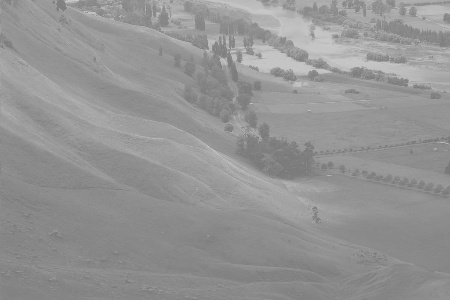
#> input picture Computer Assignment 1/data/wiki.jpg, 450 x 300 px, found by its file name
$ python histogram-operations.py
#> lines starting #> are read from the running program, lines starting #| are printed output that depends on the picture
import cv2
import numpy as np
from matplotlib import pyplot as plt

wiki = cv2.imread('wiki.jpg', cv2.IMREAD_GRAYSCALE)
#> wiki is the input picture: shape (300, 450); min 116, max 204, mean 147.9
hist, bins = np.histogram(wiki.flatten(), 256, [0, 256])
#> hist = 256 values, max 5715 at index 137, min 0 at index 0, mean 527.3; bins = 257 values from 0 to 256
cdf = hist.cumsum()
#> cdf = 256 values from 0 to 135000
cdf_norm = cdf * 255 / cdf[-1]
#> cdf_norm = 256 values from 0 to 255
wiki_hist_eq = cdf_norm[wiki]
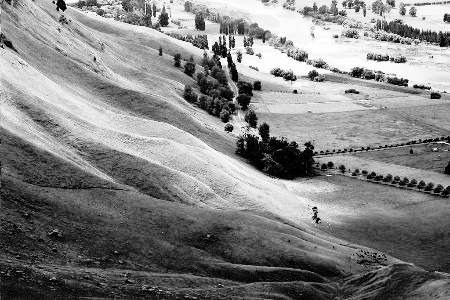
#> wiki_hist_eq: shape (300, 450) float64; min 0.00189, max 255, mean 130.6

fig, axes = plt.subplots(2, 2)

axes[0][0].set_xticks([])
axes[0][0].set_yticks([])
axes[0][0].set_ylabel('(a) Original Image')
axes[0][0].imshow(wiki, cmap='gray')

axes[0][1].hist(wiki.ravel(), 256, [0, 256])

axes[1][0].set_xticks([])
axes[1][0].set_yticks([])
axes[1][0].set_ylabel('(b) Histogram Equalized')
axes[1][0].imshow(wiki_hist_eq, cmap='gray')

axes[1][1].hist(wiki_hist_eq.ravel(), 256, [0, 256])

fig.savefig('histograms.png', bbox_inches='tight')
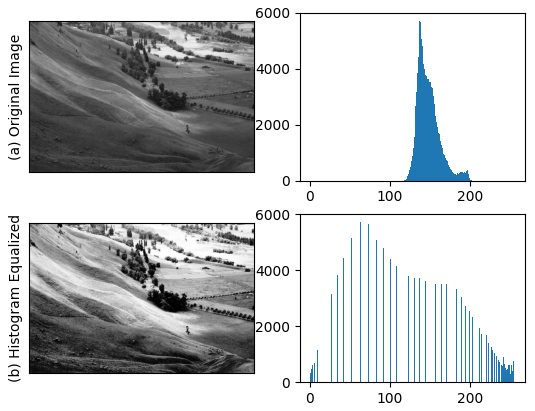
#> figure drawn by matplotlib, 4 panels; panel 2: tallest bar 5715 high, from x = 137 to 138; panel 4: tallest bar 5715 high, from x = 63 to 64
plt.show()
